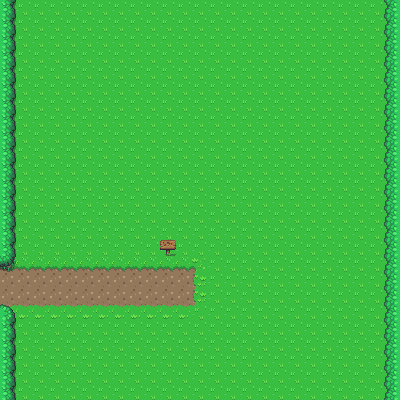

A level layout from a 2D game, rendered from its tile map. Below: a short description, then the map file with its tile-grid data intact:
An orthogonal 25x25 tile map with 16x16 px tiles, 2 tile layers (Ground, Collisions) and 4 objects.

<map version="1.8" tiledversion="1.8.5" orientation="orthogonal" renderorder="right-down" width="25" height="25" tilewidth="16" tileheight="16" infinite="0" nextlayerid="4" nextobjectid="5">
 <tileset firstgid="1" source="Overworld.tsx" />
 <layer id="1" name="Ground" width="25" height="25">
  <data encoding="csv">
1,1,1,1,1,1,1,1,1,1,1,1,1,1,1,1,1,1,1,1,1,1,1,1,1,
1,1,1,1,1,1,1,1,1,1,1,1,1,1,1,1,1,1,1,1,1,1,1,1,1,
1,1,1,1,1,1,1,1,1,1,1,1,1,1,1,1,1,1,1,1,1,1,1,1,1,
1,1,1,1,1,1,1,1,1,1,1,1,1,1,1,1,1,1,1,1,1,1,1,1,1,
1,1,1,1,1,1,1,1,1,1,1,1,1,1,1,1,1,1,1,1,1,1,1,1,1,
1,1,1,1,1,1,1,1,1,1,1,1,1,1,1,1,1,1,1,1,1,1,1,1,1,
1,1,1,1,1,1,1,1,1,1,1,1,1,1,1,1,1,1,1,1,1,1,1,1,1,
1,1,1,1,1,1,1,1,1,1,1,1,1,1,1,1,1,1,1,1,1,1,1,1,1,
1,1,1,1,1,1,1,1,1,1,1,1,1,1,1,1,1,1,1,1,1,1,1,1,1,
1,1,1,1,1,1,1,1,1,1,1,1,1,1,1,1,1,1,1,1,1,1,1,1,1,
1,1,1,1,1,1,1,1,1,1,1,1,1,1,1,1,1,1,1,1,1,1,1,1,1,
1,1,1,1,1,1,1,1,1,1,1,1,1,1,1,1,1,1,1,1,1,1,1,1,1,
1,1,1,1,1,1,1,1,1,1,1,1,1,1,1,1,1,1,1,1,1,1,1,1,1,
1,1,1,1,1,1,1,1,1,1,1,1,1,1,1,1,1,1,1,1,1,1,1,1,1,
1,1,1,1,1,1,1,1,1,1,1,1,1,1,1,1,1,1,1,1,1,1,1,1,1,
1,1,1,1,1,1,1,1,1,1,1,1,1,1,1,1,1,1,1,1,1,1,1,1,1,
1162,1162,1162,1162,1162,1162,1162,1162,1162,1162,1162,1162,1163,1,1,1,1,1,1,1,1,1,1,1,1,
1202,1202,1202,1202,1202,1202,1202,1202,1202,1202,1202,1202,1203,1,1,1,1,1,1,1,1,1,1,1,1,
1202,1202,1202,1202,1202,1202,1202,1202,1202,1202,1202,1202,1203,1,1,1,1,1,1,1,1,1,1,1,1,
1242,1242,1242,1242,1242,1242,1242,1242,1242,1242,1242,1242,1243,1,1,1,1,1,1,1,1,1,1,1,1,
1,1,1,1,1,1,1,1,1,1,1,1,1,1,1,1,1,1,1,1,1,1,1,1,1,
1,1,1,1,1,1,1,1,1,1,1,1,1,1,1,1,1,1,1,1,1,1,1,1,1,
1,1,1,1,1,1,1,1,1,1,1,1,1,1,1,1,1,1,1,1,1,1,1,1,1,
1,1,1,1,1,1,1,1,1,1,1,1,1,1,1,1,1,1,1,1,1,1,1,1,1,
1,1,1,1,1,1,1,1,1,1,1,1,1,1,1,1,1,1,1,1,1,1,1,1,1
</data>
 </layer>
 <layer id="2" name="Collisions" width="25" height="25">
  <data encoding="csv">
728,0,0,0,0,0,0,0,0,0,0,0,0,0,0,0,0,0,0,0,0,0,0,0,727,
728,0,0,0,0,0,0,0,0,0,0,0,0,0,0,0,0,0,0,0,0,0,0,0,727,
728,0,0,0,0,0,0,0,0,0,0,0,0,0,0,0,0,0,0,0,0,0,0,0,727,
728,0,0,0,0,0,0,0,0,0,0,0,0,0,0,0,0,0,0,0,0,0,0,0,727,
728,0,0,0,0,0,0,0,0,0,0,0,0,0,0,0,0,0,0,0,0,0,0,0,727,
728,0,0,0,0,0,0,0,0,0,0,0,0,0,0,0,0,0,0,0,0,0,0,0,727,
728,0,0,0,0,0,0,0,0,0,0,0,0,0,0,0,0,0,0,0,0,0,0,0,727,
728,0,0,0,0,0,0,0,0,0,0,0,0,0,0,0,0,0,0,0,0,0,0,0,727,
728,0,0,0,0,0,0,0,0,0,0,0,0,0,0,0,0,0,0,0,0,0,0,0,727,
728,0,0,0,0,0,0,0,0,0,0,0,0,0,0,0,0,0,0,0,0,0,0,0,727,
728,0,0,0,0,0,0,0,0,0,0,0,0,0,0,0,0,0,0,0,0,0,0,0,727,
728,0,0,0,0,0,0,0,0,0,0,0,0,0,0,0,0,0,0,0,0,0,0,0,727,
728,0,0,0,0,0,0,0,0,0,0,0,0,0,0,0,0,0,0,0,0,0,0,0,727,
728,0,0,0,0,0,0,0,0,0,0,0,0,0,0,0,0,0,0,0,0,0,0,0,727,
728,0,0,0,0,0,0,0,0,0,0,0,0,0,0,0,0,0,0,0,0,0,0,0,727,
728,0,0,0,0,0,0,0,0,0,115,0,0,0,0,0,0,0,0,0,0,0,0,0,727,
687,0,0,0,0,0,0,0,0,0,0,0,0,0,0,0,0,0,0,0,0,0,0,0,727,
0,0,0,0,0,0,0,0,0,0,0,0,0,0,0,0,0,0,0,0,0,0,0,0,727,
0,0,0,0,0,0,0,0,0,0,0,0,0,0,0,0,0,0,0,0,0,0,0,0,727,
647,0,0,0,0,0,0,0,0,0,0,0,0,0,0,0,0,0,0,0,0,0,0,0,727,
728,0,0,0,0,0,0,0,0,0,0,0,0,0,0,0,0,0,0,0,0,0,0,0,727,
728,0,0,0,0,0,0,0,0,0,0,0,0,0,0,0,0,0,0,0,0,0,0,0,727,
728,0,0,0,0,0,0,0,0,0,0,0,0,0,0,0,0,0,0,0,0,0,0,0,727,
728,0,0,0,0,0,0,0,0,0,0,0,0,0,0,0,0,0,0,0,0,0,0,0,727,
728,0,0,0,0,0,0,0,0,0,0,0,0,0,0,0,0,0,0,0,0,0,0,0,727
</data>
 </layer>
 <objectgroup id="3" name="Collisions Mask">
  <object id="1" x="0" y="0" width="16" height="272" />
  <object id="2" x="0" y="304" width="16" height="96" />
  <object id="3" x="384" y="0" width="16" height="400" />
  <object id="4" x="160.118" y="239.921" width="15.8583" height="15.3468" />
 </objectgroup>
</map>
